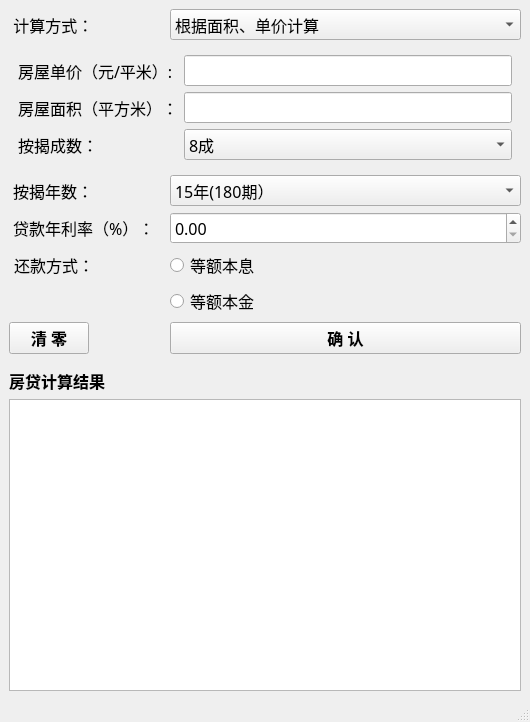
<?xml version="1.0" encoding="UTF-8"?>
<ui version="4.0">
 <class>CommLoanWindow</class>
 <widget class="QMainWindow" name="CommLoanWindow">
  <property name="geometry">
   <rect>
    <x>0</x>
    <y>0</y>
    <width>530</width>
    <height>722</height>
   </rect>
  </property>
  <property name="sizePolicy">
   <sizepolicy hsizetype="Expanding" vsizetype="Expanding">
    <horstretch>1</horstretch>
    <verstretch>1</verstretch>
   </sizepolicy>
  </property>
  <property name="windowTitle">
   <string>MainWindow</string>
  </property>
  <property name="styleSheet">
   <string notr="true"/>
  </property>
  <widget class="QWidget" name="centralwidget">
   <layout class="QFormLayout" name="formLayout">
    <item row="0" column="0">
     <widget class="QLabel" name="label">
      <property name="font">
       <font>
        <family>微软雅黑</family>
        <pointsize>12</pointsize>
       </font>
      </property>
      <property name="cursor">
       <cursorShape>PointingHandCursor</cursorShape>
      </property>
      <property name="text">
       <string> 计算方式：                 </string>
      </property>
      <property name="textFormat">
       <enum>Qt::PlainText</enum>
      </property>
      <property name="alignment">
       <set>Qt::AlignRight|Qt::AlignTrailing|Qt::AlignVCenter</set>
      </property>
     </widget>
    </item>
    <item row="0" column="1">
     <widget class="QComboBox" name="combobox_cal_type">
      <property name="font">
       <font>
        <family>微软雅黑</family>
        <pointsize>12</pointsize>
       </font>
      </property>
      <item>
       <property name="text">
        <string>根据面积、单价计算</string>
       </property>
      </item>
      <item>
       <property name="text">
        <string>根据贷款总额计算</string>
       </property>
      </item>
     </widget>
    </item>
    <item row="1" column="0" colspan="2">
     <widget class="QStackedWidget" name="stackedWidget">
      <property name="enabled">
       <bool>true</bool>
      </property>
      <property name="maximumSize">
       <size>
        <width>16777215</width>
        <height>16777215</height>
       </size>
      </property>
      <property name="font">
       <font>
        <family>微软雅黑</family>
        <pointsize>12</pointsize>
       </font>
      </property>
      <property name="styleSheet">
       <string notr="true"/>
      </property>
      <widget class="QWidget" name="page_area_based">
       <property name="font">
        <font>
         <family>微软雅黑</family>
         <pointsize>12</pointsize>
        </font>
       </property>
       <layout class="QFormLayout" name="formLayout_2">
        <item row="0" column="0">
         <widget class="QLabel" name="label_4">
          <property name="font">
           <font>
            <family>微软雅黑</family>
            <pointsize>12</pointsize>
           </font>
          </property>
          <property name="text">
           <string>房屋单价（元/平米）:</string>
          </property>
         </widget>
        </item>
        <item row="0" column="1">
         <widget class="QLineEdit" name="line_price_per_meter">
          <property name="font">
           <font>
            <family>微软雅黑</family>
            <pointsize>12</pointsize>
           </font>
          </property>
         </widget>
        </item>
        <item row="1" column="0">
         <widget class="QLabel" name="label_5">
          <property name="font">
           <font>
            <family>微软雅黑</family>
            <pointsize>12</pointsize>
           </font>
          </property>
          <property name="text">
           <string>房屋面积（平方米）：</string>
          </property>
         </widget>
        </item>
        <item row="1" column="1">
         <widget class="QLineEdit" name="line_area">
          <property name="font">
           <font>
            <family>微软雅黑</family>
            <pointsize>12</pointsize>
           </font>
          </property>
         </widget>
        </item>
        <item row="2" column="0">
         <widget class="QLabel" name="label_6">
          <property name="font">
           <font>
            <family>微软雅黑</family>
            <pointsize>12</pointsize>
           </font>
          </property>
          <property name="text">
           <string>按揭成数：</string>
          </property>
         </widget>
        </item>
        <item row="2" column="1">
         <widget class="QComboBox" name="combobox_houseloan_ratio">
          <property name="sizePolicy">
           <sizepolicy hsizetype="Preferred" vsizetype="Preferred">
            <horstretch>0</horstretch>
            <verstretch>0</verstretch>
           </sizepolicy>
          </property>
          <property name="font">
           <font>
            <family>微软雅黑</family>
            <pointsize>12</pointsize>
           </font>
          </property>
          <item>
           <property name="text">
            <string>8成</string>
           </property>
          </item>
          <item>
           <property name="text">
            <string>7.5成</string>
           </property>
          </item>
          <item>
           <property name="text">
            <string>7成</string>
           </property>
          </item>
          <item>
           <property name="text">
            <string>6.5成</string>
           </property>
          </item>
          <item>
           <property name="text">
            <string>6成</string>
           </property>
          </item>
          <item>
           <property name="text">
            <string>5.5成</string>
           </property>
          </item>
          <item>
           <property name="text">
            <string>5成</string>
           </property>
          </item>
          <item>
           <property name="text">
            <string>4.5成</string>
           </property>
          </item>
          <item>
           <property name="text">
            <string>4成</string>
           </property>
          </item>
          <item>
           <property name="text">
            <string>3.5成</string>
           </property>
          </item>
          <item>
           <property name="text">
            <string>3成</string>
           </property>
          </item>
          <item>
           <property name="text">
            <string>2.5成</string>
           </property>
          </item>
          <item>
           <property name="text">
            <string>2成</string>
           </property>
          </item>
         </widget>
        </item>
       </layout>
      </widget>
      <widget class="QWidget" name="page_loan_based">
       <property name="sizePolicy">
        <sizepolicy hsizetype="Expanding" vsizetype="Expanding">
         <horstretch>0</horstretch>
         <verstretch>0</verstretch>
        </sizepolicy>
       </property>
       <layout class="QFormLayout" name="formLayout_3">
        <item row="0" column="0">
         <widget class="QLabel" name="label_2">
          <property name="font">
           <font>
            <family>微软雅黑</family>
            <pointsize>12</pointsize>
           </font>
          </property>
          <property name="text">
           <string>贷款总额（万元）：   </string>
          </property>
         </widget>
        </item>
        <item row="0" column="1">
         <widget class="QLineEdit" name="line_loan_sum">
          <property name="font">
           <font>
            <family>微软雅黑</family>
            <pointsize>12</pointsize>
           </font>
          </property>
         </widget>
        </item>
       </layout>
      </widget>
     </widget>
    </item>
    <item row="2" column="0">
     <widget class="QLabel" name="label_8">
      <property name="sizePolicy">
       <sizepolicy hsizetype="Expanding" vsizetype="Expanding">
        <horstretch>0</horstretch>
        <verstretch>0</verstretch>
       </sizepolicy>
      </property>
      <property name="font">
       <font>
        <family>微软雅黑</family>
        <pointsize>12</pointsize>
       </font>
      </property>
      <property name="text">
       <string> 按揭年数： </string>
      </property>
     </widget>
    </item>
    <item row="2" column="1">
     <widget class="QComboBox" name="combo_box_paid_month">
      <property name="font">
       <font>
        <family>微软雅黑</family>
        <pointsize>12</pointsize>
       </font>
      </property>
      <item>
       <property name="text">
        <string>15年(180期）</string>
       </property>
      </item>
      <item>
       <property name="text">
        <string>14年(168期)</string>
       </property>
      </item>
      <item>
       <property name="text">
        <string>13年(152期）</string>
       </property>
      </item>
      <item>
       <property name="text">
        <string>12年(144期）</string>
       </property>
      </item>
      <item>
       <property name="text">
        <string>11年(132期）</string>
       </property>
      </item>
      <item>
       <property name="text">
        <string>10年(120期）</string>
       </property>
      </item>
      <item>
       <property name="text">
        <string>9年  (108期)</string>
       </property>
      </item>
      <item>
       <property name="text">
        <string>8年  (96期)</string>
       </property>
      </item>
      <item>
       <property name="text">
        <string>7年（84期）</string>
       </property>
      </item>
      <item>
       <property name="text">
        <string>6年（72期）</string>
       </property>
      </item>
      <item>
       <property name="text">
        <string>5年（60期）</string>
       </property>
      </item>
      <item>
       <property name="text">
        <string>4年（48期）</string>
       </property>
      </item>
      <item>
       <property name="text">
        <string>3年（36期）</string>
       </property>
      </item>
      <item>
       <property name="text">
        <string>2年（24期）</string>
       </property>
      </item>
      <item>
       <property name="text">
        <string>1年（12期）</string>
       </property>
      </item>
     </widget>
    </item>
    <item row="3" column="0">
     <widget class="QLabel" name="label_9">
      <property name="font">
       <font>
        <family>微软雅黑</family>
        <pointsize>12</pointsize>
       </font>
      </property>
      <property name="text">
       <string> 贷款年利率（%）： </string>
      </property>
     </widget>
    </item>
    <item row="3" column="1">
     <widget class="QDoubleSpinBox" name="spinbox_loan_rate">
      <property name="font">
       <font>
        <family>微软雅黑</family>
        <pointsize>12</pointsize>
       </font>
      </property>
     </widget>
    </item>
    <item row="4" column="0">
     <widget class="QLabel" name="label_3">
      <property name="font">
       <font>
        <family>微软雅黑</family>
        <pointsize>12</pointsize>
       </font>
      </property>
      <property name="text">
       <string> 还款方式：</string>
      </property>
      <property name="alignment">
       <set>Qt::AlignRight|Qt::AlignTrailing|Qt::AlignVCenter</set>
      </property>
     </widget>
    </item>
    <item row="4" column="1">
     <widget class="QRadioButton" name="radioButton_1">
      <property name="font">
       <font>
        <family>微软雅黑</family>
        <pointsize>12</pointsize>
       </font>
      </property>
      <property name="text">
       <string>等额本息</string>
      </property>
     </widget>
    </item>
    <item row="5" column="1">
     <widget class="QRadioButton" name="radioButton_2">
      <property name="font">
       <font>
        <family>微软雅黑</family>
        <pointsize>12</pointsize>
       </font>
      </property>
      <property name="text">
       <string>等额本金</string>
      </property>
     </widget>
    </item>
    <item row="6" column="0">
     <widget class="QPushButton" name="pushButton_clear">
      <property name="font">
       <font>
        <family>微软雅黑</family>
        <pointsize>12</pointsize>
        <weight>75</weight>
        <bold>true</bold>
       </font>
      </property>
      <property name="styleSheet">
       <string notr="true"/>
      </property>
      <property name="text">
       <string>清 零</string>
      </property>
     </widget>
    </item>
    <item row="6" column="1">
     <widget class="QPushButton" name="pushButton_confirm">
      <property name="sizePolicy">
       <sizepolicy hsizetype="Minimum" vsizetype="Fixed">
        <horstretch>0</horstretch>
        <verstretch>0</verstretch>
       </sizepolicy>
      </property>
      <property name="font">
       <font>
        <family>微软雅黑</family>
        <pointsize>12</pointsize>
        <weight>75</weight>
        <bold>true</bold>
       </font>
      </property>
      <property name="styleSheet">
       <string notr="true"/>
      </property>
      <property name="text">
       <string>确 认</string>
      </property>
     </widget>
    </item>
    <item row="8" column="0">
     <widget class="QLabel" name="label_7">
      <property name="font">
       <font>
        <family>微软雅黑</family>
        <pointsize>12</pointsize>
        <weight>75</weight>
        <bold>true</bold>
       </font>
      </property>
      <property name="text">
       <string>房贷计算结果</string>
      </property>
     </widget>
    </item>
    <item row="9" column="0" colspan="2">
     <widget class="QTextBrowser" name="result_browser">
      <property name="enabled">
       <bool>true</bool>
      </property>
      <property name="sizePolicy">
       <sizepolicy hsizetype="Expanding" vsizetype="Expanding">
        <horstretch>0</horstretch>
        <verstretch>1</verstretch>
       </sizepolicy>
      </property>
      <property name="font">
       <font>
        <family>微软雅黑</family>
        <pointsize>10</pointsize>
       </font>
      </property>
      <property name="html">
       <string>&lt;!DOCTYPE HTML PUBLIC &quot;-//W3C//DTD HTML 4.0//EN&quot; &quot;http://www.w3.org/TR/REC-html40/strict.dtd&quot;&gt;
&lt;html&gt;&lt;head&gt;&lt;meta name=&quot;qrichtext&quot; content=&quot;1&quot; /&gt;&lt;style type=&quot;text/css&quot;&gt;
p, li { white-space: pre-wrap; }
&lt;/style&gt;&lt;/head&gt;&lt;body style=&quot; font-family:'微软雅黑'; font-size:10pt; font-weight:400; font-style:normal;&quot;&gt;
&lt;p style=&quot; margin-top:0px; margin-bottom:0px; margin-left:0px; margin-right:0px; -qt-block-indent:0; text-indent:0px;&quot;&gt; &lt;/p&gt;&lt;/body&gt;&lt;/html&gt;</string>
      </property>
     </widget>
    </item>
    <item row="7" column="0">
     <widget class="Line" name="line">
      <property name="orientation">
       <enum>Qt::Horizontal</enum>
      </property>
     </widget>
    </item>
   </layout>
  </widget>
  <widget class="QMenuBar" name="menubar">
   <property name="geometry">
    <rect>
     <x>0</x>
     <y>0</y>
     <width>530</width>
     <height>28</height>
    </rect>
   </property>
  </widget>
  <widget class="QStatusBar" name="statusbar"/>
 </widget>
 <resources/>
 <connections>
  <connection>
   <sender>combobox_cal_type</sender>
   <signal>activated(int)</signal>
   <receiver>stackedWidget</receiver>
   <slot>setCurrentIndex(int)</slot>
   <hints>
    <hint type="sourcelabel">
     <x>319</x>
     <y>57</y>
    </hint>
    <hint type="destinationlabel">
     <x>242</x>
     <y>156</y>
    </hint>
   </hints>
  </connection>
 </connections>
</ui>
